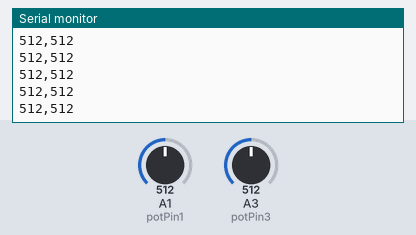
The sketch below on a simulated Arduino Uno, built with avr-gcc and run on an emulated ATmega328P. On the bench: the last lines printed to the serial monitor. The test bench sets the inputs (shaded band); at power-on: A1 (potPin1) = 512, A3 (potPin3) = 512.

Above: at 1.2 s.
1.3 s: A1 (potPin1) set to 716
At 2.0 s:
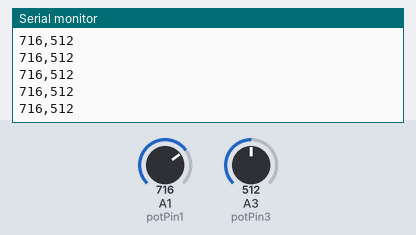
2.8 s: A3 (potPin3) set to 716
At 3.5 s:
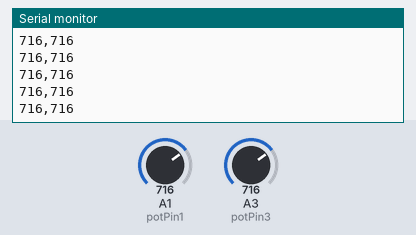
4.3 s: A1 (potPin1) set to 900
At 5.1 s:
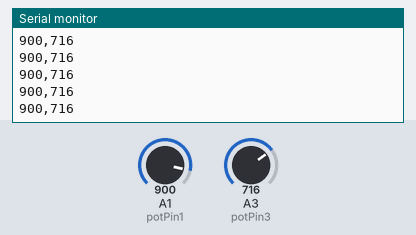
5.8 s: A3 (potPin3) set to 900
At 6.4 s:
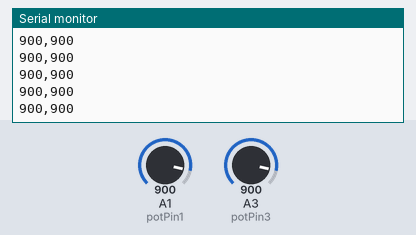
Timing chart, 0 to 8.3 s (numbered marks = the images above; inputs shaded):
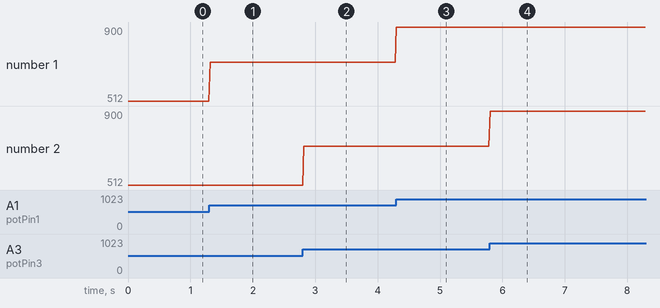

The sketch:

PotenciometroTest2.ino
```cpp
//Pin de entrada de la señal del potenciómetro
int potPin1 = 1;
int potPin3 = 3;
//Variable del valor del sensor
int val1 = 0;
int val3 = 0;

//--setup
void setup() {
  Serial.begin(115200);
}

//--loop
void loop(){
  val1 = analogRead(potPin1);
  val3 = analogRead(potPin3);

  Serial.print(val1);
  Serial.print(",");
  Serial.println(val3);
  delay(20);

}
```

Measured:
- after the input at 1.3 s, the serial monitor: prints a new line at once (image 1)
- after the input at 2.8 s, the serial monitor: prints a new line at once (image 2)
- after the input at 4.3 s, the serial monitor: prints a new line at once (image 3)
- after the input at 5.8 s, the serial monitor: prints a new line at once (image 4)
- plotted number 1: 512 → 716 after the input at 1.3 s, 716 → 900 after the input at 4.3 s
